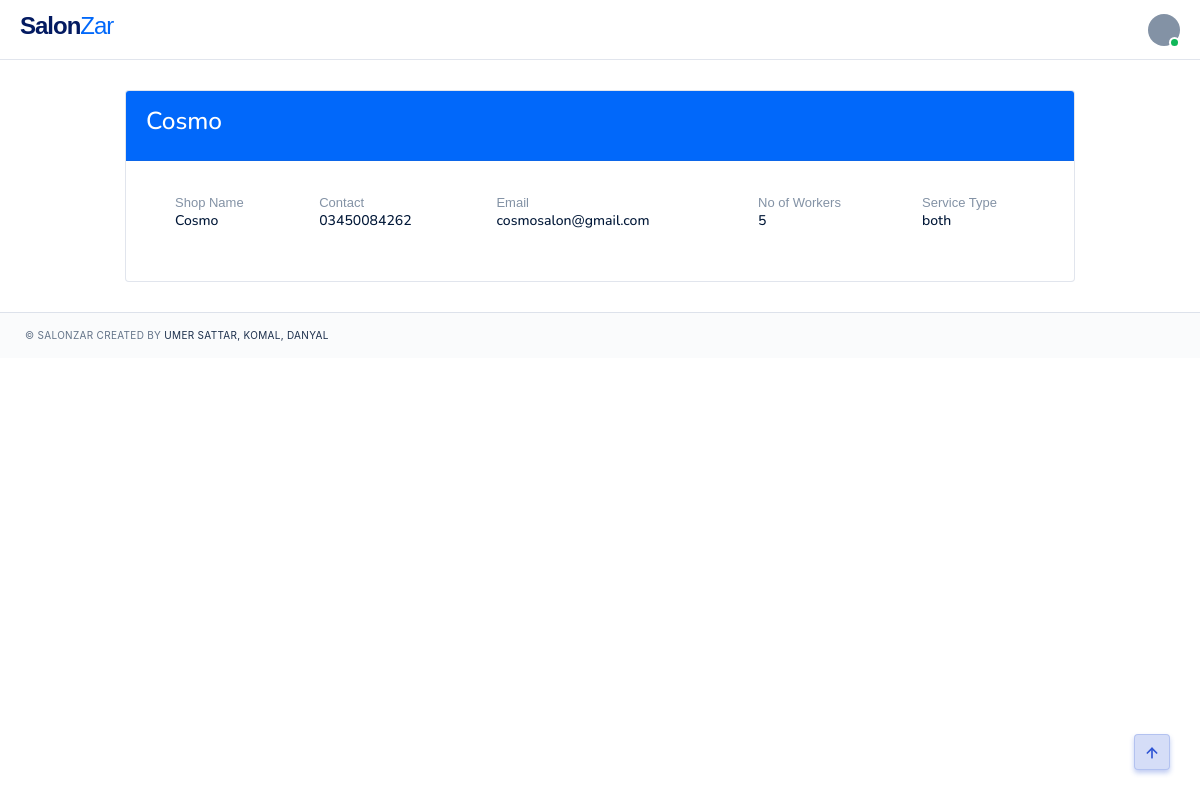
Page /salon/16 (signed in) on the committed database.
### salons/models.py (models this page shows, shortened)
class Salon(models.Model):
    HOME = 'home service'
    SHOP = 'shop'
    BOTH = 'both'
    PENDING ='pending'
    APPROVED = 'approved'
    service_category =[
        (HOME,'Home Service'),
        (SHOP,'Shop'),
        (BOTH,'Both')
    ]
    status_choices =[
        (PENDING,'Pending'),
        (APPROVED,'Approved')
    ]
    user = models.OneToOneField(User,null=True,on_delete=models.CASCADE)
    shop_name = models.CharField(max_length=200,null=True)
    phone = models.CharField(max_length=200, null=True)
    email = models.CharField(max_length=200, null=True)
    no_of_workers = models.IntegerField(null=True)
    serivice_type = models.CharField(max_length=100,null=True,choices=service_category)
    address = models.CharField(null=True,max_length=100,blank=True)
    status = models.CharField(max_length=100,null=True,choices=status_choices)
    thumbnail = models.ImageField(upload_to='SalonImages/',null=True,blank=True)

### salons/decorators.py (the view)
		def wrapper_func(request,*args,**kwargs):
			group = None
			if request.user.groups.exists():
				group = request.user.groups.all()[0].name
			if group in allowed_roles:
				return view_func(request,*args,**kwargs)
			else:
				return HttpResponse('You are not allowed to view this page')

### salons/templatetags/user_tags.py (called while the page is built)
@register.filter(name='has_group')
def has_group(user, group_name):
    return user.groups.filter(name=group_name).exists()

### salons/views.py (called while the page is built)
@login_required(login_url=login_page)
@allowed_users(allowed_roles=['admin'])
def salon_details(request,id):
    salon = Salon.objects.get(id=id)
    context={'salon':salon}
    return render(request,'pages/salon.html',context)

### salons/templates/pages/salon.html (shortened to what this page needs)
{% extends 'pages/base.html' %} {% load crispy_forms_tags %} {% block content %}
<div class="container col-lg-10 pd-x-0 pd-lg-x-10 pd-xl-x-0">
  <div class="card">
    <div class="card-header bg-primary">
      <h3 class="tx-white">{{salon.shop_name}}</h3>
    </div>
    <div class="card-body">
      <div class="table-responsive">
        <table class="table table-borderless">
          <tbody>
            <tr>
              <td>
                <div class="media-body pd-l-15">
                  <span class="d-block tx-13 tx-color-03">Shop Name</span>
                  <h6 class="mg-b-3">{{salon.shop_name}}</h6>
                </div>
              </td>
              <td>
                <div class="media-body pd-l-15">
                  <span class="d-block tx-13 tx-color-03">Contact</span>
                  <h6 class="mg-b-3">{{salon.phone}}</h6>
                </div>
              </td>
              <td>
                <div class="media-body pd-l-15">
                  <span class="d-block tx-13 tx-color-03">Email</span>
                  <h6 class="mg-b-3">{{salon.email}}</h6>
                </div>
              </td>
              <td>
                <div class="media-body pd-l-15">
                  <span class="d-block tx-13 tx-color-03">No of Workers</span>
                  <h6 class="mg-b-3">{{salon.no_of_workers}}</h6>
                </div>
              </td>
              <td>
                <div class="media-body pd-l-15">
                  <span class="d-block tx-13 tx-color-03">Service Type</span>
                  <h6 class="mg-b-3">{{salon.serivice_type}}</h6>
                </div>
              </td>
            </tr>
          </tbody>
        </table>
      </div>
    </div>
  </div>
</div>
{% endblock %}

### static/css/colors/default.css (style rules this page uses)
.bg-primary, .btn-primary, .btn-outline-primary:hover, .btn-outline-primary:focus, .btn-outline-primary:active, .btn-outline-primary.active, .btn-outline-primary.focus, .btn-outline-primary:not(:disabled):not(.disabled):active, .btn-soft-primary:hover, .btn-soft-primary:focus, .btn-soft-primary:active, .btn-soft-primary.active, .btn-soft-primary.focus, .badge-primary, .pagination .page-item.active .page-link, .nav-pills .nav-link.active, .custom-control-input:checked ~ .custom-control-label:before, #preloader #status .spinner .double-bounce1, #preloader #status .spinner .double-bounce2, .social-icon li a:hover, #topnav .navbar-toggle.open span:hover, .gradient, .flex-control-paging li a.flex-active, .owl-theme .owl-dots .owl-dot span, .owl-theme .owl-dots .owl-dot.active span, .owl-theme .owl-dots.clickable .owl-dot:hover span, .watch-video a .play-icon-circle, .sidebar .widget .tagcloud > a:hover, .flatpickr-day.selected, .flatpickr-day.selected:hover, .bg-animation-left.crypto-home:after, .bg-animation-left.task-management-home:after, .classic-app-image .bg-app-shape:after, .classic-saas-image .bg-saas-shape:after, .work-container.work-modern .icons .work-icon:hover, .features.fea-primary:hover, .accounts:hover, .accounts.active, .timeline-page .timeline-item .date-label-left:after, .timeline-page .timeline-item .duration-right:after, .swiper-slider-hero .swiper-container .swiper-button-prev:hover, .swiper-slider-hero .swiper-container .swiper-button-next:hover { background-color: #2f55d4 !important; }

### rows in the picture
Salon: shop_name "Cosmo", phone "03450084262", email "cosmosalon@gmail.com", no_of_workers "5", serivice_type "both"
